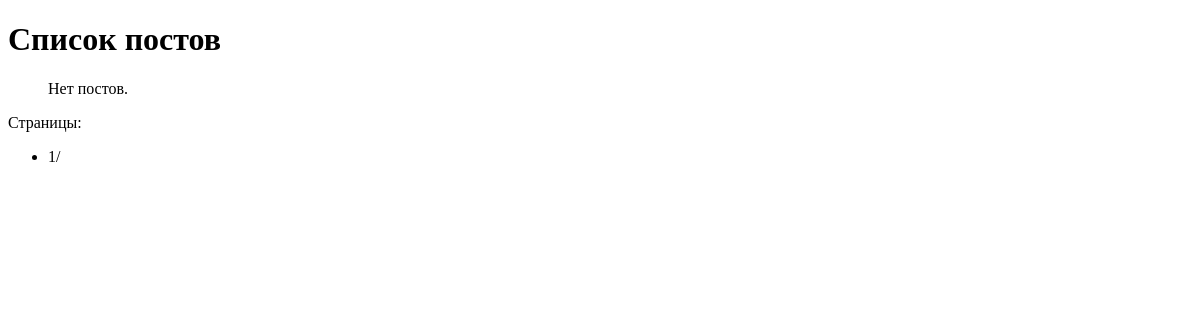
The app's page /posts/, older data.
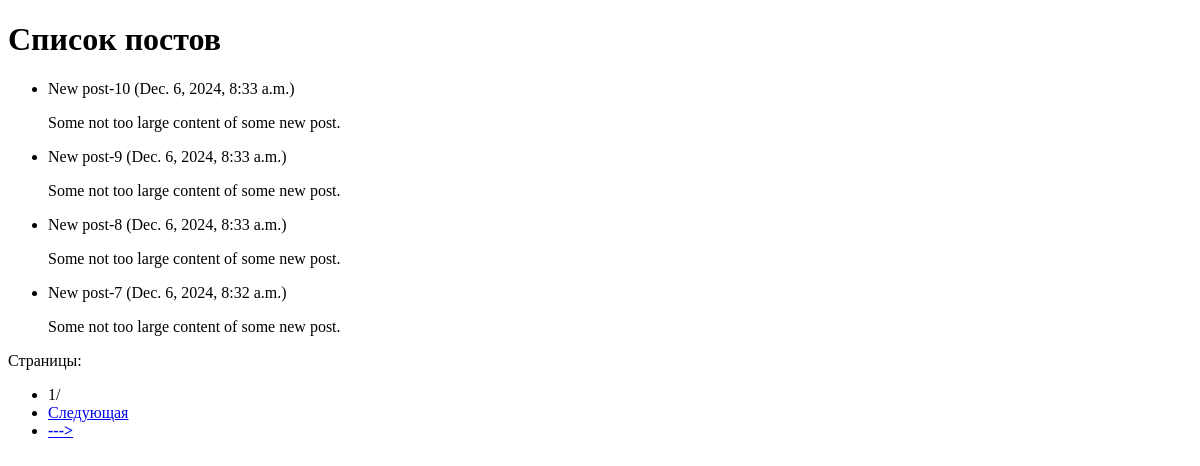
The same page, newer data.
### task5/models.py (models this page shows)
class Post(models.Model):
    title = models.CharField(max_length=255)
    content = models.TextField()
    created_at = models.DateTimeField(auto_now_add=True)

### task5/views.py (the view)
# urls.py: path('posts/', post_list),
def post_list(request):
    posts = Post.objects.all().order_by('-created_at')
    paginator = Paginator(posts, 4)  # 4 поста на странице
    page_number = request.GET.get('page')
    page_posts = paginator.get_page(page_number)
    return render(request, 'task_19-5/post_list.html', {'page_posts': page_posts})

### templates/task_19-5/post_list.html (shortened to what this page needs)
{% extends 'task_19-5/base.html' %}
{% block content %}
    <h1>Список постов</h1>
    <ul>
        {% for post in page_posts %}
            <li>
                {{ post.title }} ({{ post.created_at }})
                <p>{{ post.content }}</p>
            </li>
        {% empty %}
            <p>Нет постов.</p>
        {% endfor %}
    </ul>
    <div class="pagination">
        <p>Страницы:</p>
        <ul>
            <li>{{ page_posts.number }}/{{ paginator.num_pages }}</li>
            {% if page_posts.has_next %}
                <li><a href="?page={{ page_posts.next_page_number }}">Следующая</a></li>
            <li><a href="?page={{ paginator.num_pages }}"> <b>---></b> </a></li>
            {% endif %}
        </ul>
    </div>
{% endblock %}

### templates/task_19-5/base.html (shortened to what this page needs)
<!DOCTYPE html>
<html lang="en">
<head>
</head>
<body>
    {% block content %}{% endblock %}
</body>
</html>

Row changes from the older to the newer data that the page shows:
added Post: title "New post-10", created_at "Dec. 6, 2024, 8:33 a.m.", content "Some not too large content of some new post."
added Post: title "New post-9", created_at "Dec. 6, 2024, 8:33 a.m.", content "Some not too large content of some new post."
added Post: title "New post-8", created_at "Dec. 6, 2024, 8:33 a.m.", content "Some not too large content of some new post."
added Post: title "New post-7", created_at "Dec. 6, 2024, 8:32 a.m.", content "Some not too large content of some new post."
Text that changed along with them:
text no longer shown: "Нет постов."
text now shown: "Следующая --->"
